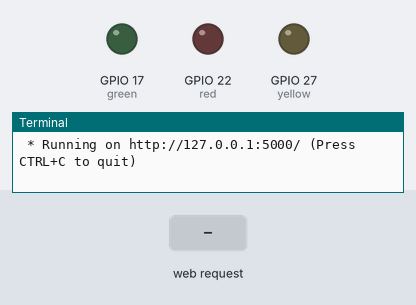
Recording of a program running on a simulated Raspberry Pi (BCM pin numbers). On the bench: output pins drawn as LEDs (lit = HIGH), the last lines printed to the terminal. Inputs (shaded band) come from the test bench. Threads take turns every 2 ms; the clock reads 2024-03-15 10:24:30 at power-on unless the program sets it.

Above: at 1.2 s.
1.3 s: HTTP request for /cycle received
At 2.1 s:
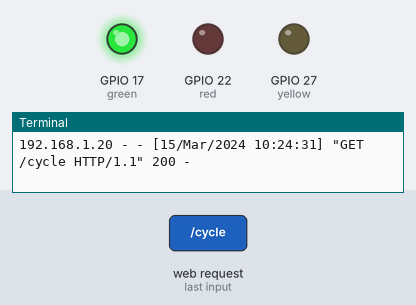
At 3.1 s:
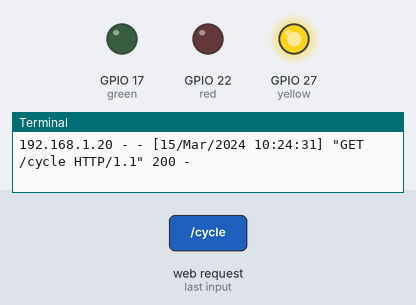
4.3 s: HTTP request for /greenon received
5.8 s: HTTP request for /redon received
At 7.1 s:
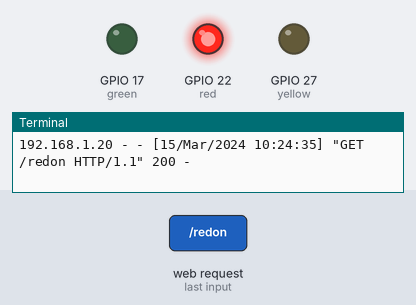
7.8 s: HTTP request for /yellowon received
Timing chart, 0 to 10.8 s (numbered marks = the images above; inputs shaded):
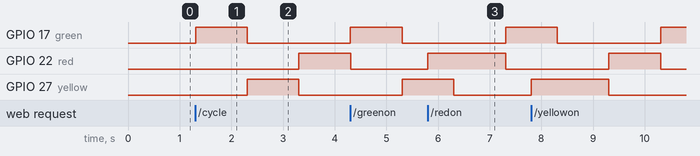

Measured:
- after the input at 1.3 s, GPIO 17 (green): LOW → HIGH at once, → LOW 1.0 s later; GPIO 22 (red): LOW → HIGH after 2.0 s; GPIO 27 (yellow): LOW → HIGH after 1.0 s, → LOW 1.0 s later

The program:

controllerLED.py
```python
from gpiozero import LED #include gpio library to control our leds
from time import sleep
import threading #include threading so that we can start the cycle without looping forever waiting for it to end
from flask import Flask, flash, redirect, render_template, request, session, abort
app = Flask(__name__)

#set uo led pins
green = LED(17)
yellow = LED(27)
red = LED(22)

jobs = []
#flag so that we can stop the thread
stop = False

def greenOn():
	green.on()


def greenOff():
	green.off()

def yellowOn():

	yellow.on()


def yellowOff():

	yellow.off()


def redOn():

	red.on()


def redOff():

	red.off()


def cycle():
	global stop
	stop = False
	greenOff()
	yellowOff()
	redOff()
	while True:
		greenOn()
		sleep(1)
		greenOff()
		yellowOn()
		sleep(1)
		yellowOff()
		redOn()
		sleep(1)
		redOff()
		if (stop == True): #break if stop cycle button has been clicked
			break
	return


@app.route("/")# give us the page found in templates index.html
def index():
	return render_template(
    'index.html')

@app.route("/greenon")
def greenON():
	greenOn()
	return render_template(
    'index.html')

@app.route("/greenoff")
def greenOFF():
	greenOff()
	return render_template(
    'index.html')

@app.route("/yellowon")
def yellowON():
	yellowOn()
	return render_template(
    'index.html')

@app.route("/yellowoff")
def yellowOFF():
	yellowOff()
	return render_template(
    'index.html')

@app.route("/redon")
def redON():
	redOn()
	return render_template(
    'index.html')

@app.route("/redoff")
def redOFF():
	redOff()
	return render_template(
    'index.html')

@app.route("/cycle")
def CYCLE():
	global jobs
	task1 = threading.Thread(target=cycle) # create a thread
	jobs.append('task1')
	task1.start()
	return render_template(
    'index.html')

@app.route("/stop")
def stopcycle():
	global stop
	stop = True
	return render_template(
    'index.html')


if __name__ == "__main__":
    app.run(threaded=True)
```
